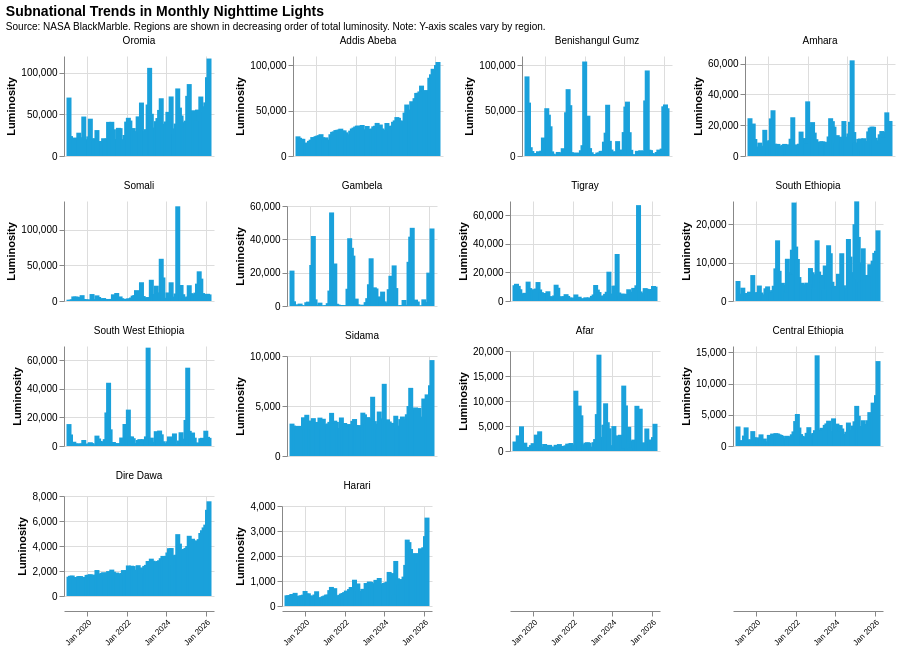

The cell this chart's notebook holds for it:
### Markdown cell above
#### Monthly Trends in Nighttime Lights from 2019

### Code cell
import altair as alt
import pandas as pd

# Prepare data
df = ntl_adm1_monthly.copy()
df = df[df["date"] > "2019-01-01"]
df["date"] = pd.to_datetime(df["date"])

# Calculate total luminosity per region and sort in decreasing order
region_totals = df.groupby("ADM1_EN")["ntl_sum"].sum().sort_values(ascending=False)
sorted_regions = region_totals.index.tolist()

# Add sorting order to dataframe
df['region_order'] = df['ADM1_EN'].map({region: i for i, region in enumerate(sorted_regions)})
df = df.sort_values('region_order')

# Create faceted bar chart
chart = alt.Chart(df).mark_bar(
    color="#1AA1DB"
).encode(
    x=alt.X('date:T',
            title='',
            axis=alt.Axis(format='%b %Y', labelAngle=-45, labelFontSize=8)),
    y=alt.Y('ntl_sum:Q',
            title='Luminosity'),
    tooltip=[
        alt.Tooltip('ADM1_EN:N', title='Region'),
        alt.Tooltip('date:T', title='Date', format='%b %Y'),
        alt.Tooltip('ntl_sum:Q', title='NTL Sum', format='.2f')
    ]
).properties(
    width=150,
    height=100
).facet(
    facet=alt.Facet('ADM1_EN:N',
                    title=None,
                    sort=sorted_regions,
                    header=alt.Header(labelFontSize=10, labelLimit=100)),
    columns=4
).resolve_scale(
    x='shared',
    y='independent'
).properties(
    title={
        "text": "Subnational Trends in Monthly Nighttime Lights",
        "subtitle": "Source: NASA BlackMarble. Regions are shown in decreasing order of total luminosity. Note: Y-axis scales vary by region.",
        "fontSize": 14,
        "subtitleFontSize": 10
    }
).configure_view(
    strokeWidth=0
)

chart

### Figure 1 — Vega-Lite specification as saved in the notebook (floating-point values rounded to 4 significant figures; data arrays with more than 128 entries replaced by an {"elided": "..."} marker saying what was removed)
{"config": {"view": {"continuousWidth": 300, "continuousHeight": 300, "strokeWidth": 0}}, "data": {"name": "data-a4fb72a29013e029cf516b191c2a6711"}, "facet": {"field": "ADM1_EN", "header": {"labelFontSize": 10, "labelLimit": 100}, "sort": ["Oromia", "Addis Abeba", "Benishangul Gumz", "Amhara", "Somali", "Gambela", "Tigray", "South Ethiopia", "South West Ethiopia", "Sidama", "Afar", "Central Ethiopia", "Dire Dawa", "Harari"], "title": null, "type": "nominal"}, "spec": {"mark": {"type": "bar", "color": "#1AA1DB"}, "encoding": {"tooltip": [{"field": "ADM1_EN", "title": "Region", "type": "nominal"}, {"field": "date", "format": "%b %Y", "title": "Date", "type": "temporal"}, {"field": "ntl_sum", "format": ".2f", "title": "NTL Sum", "type": "quantitative"}], "x": {"axis": {"format": "%b %Y", "labelAngle": -45, "labelFontSize": 8}, "field": "date", "title": "", "type": "temporal"}, "y": {"field": "ntl_sum", "title": "Luminosity", "type": "quantitative"}}, "height": 100, "width": 150}, "columns": 4, "resolve": {"scale": {"x": "shared", "y": "independent"}}, "title": {"text": "Subnational Trends in Monthly Nighttime Lights", "subtitle": "Source: NASA BlackMarble. Regions are shown in decreasing order of total luminosity. Note: Y-axis scales vary by region.", "fontSize": 14, "subtitleFontSize": 10}, "$schema": "https://vega.github.io/schema/vega-lite/v6.1.0.json", "datasets": {"data-a4fb72a29013e029cf516b191c2a6711": {"elided": "1204 records"}}}
